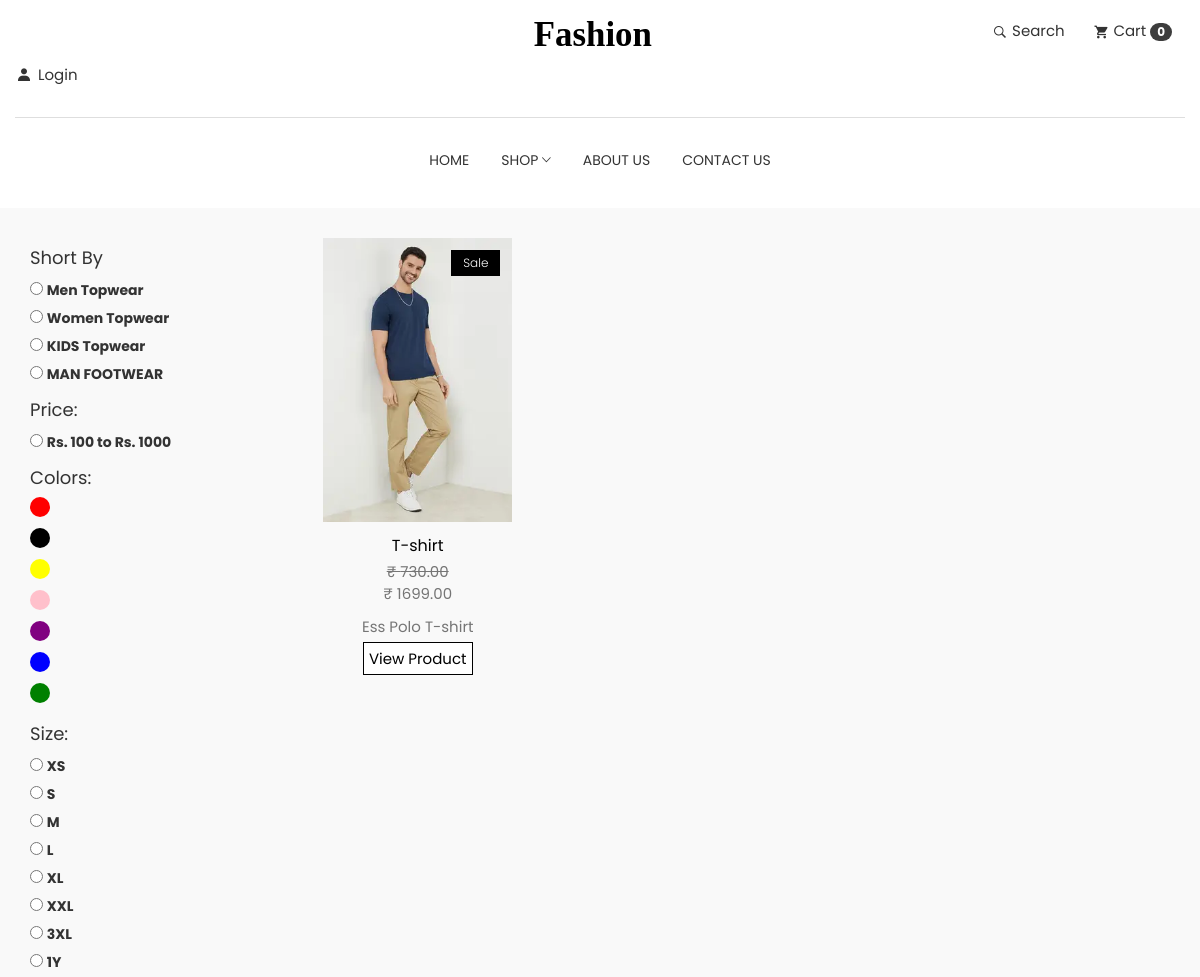
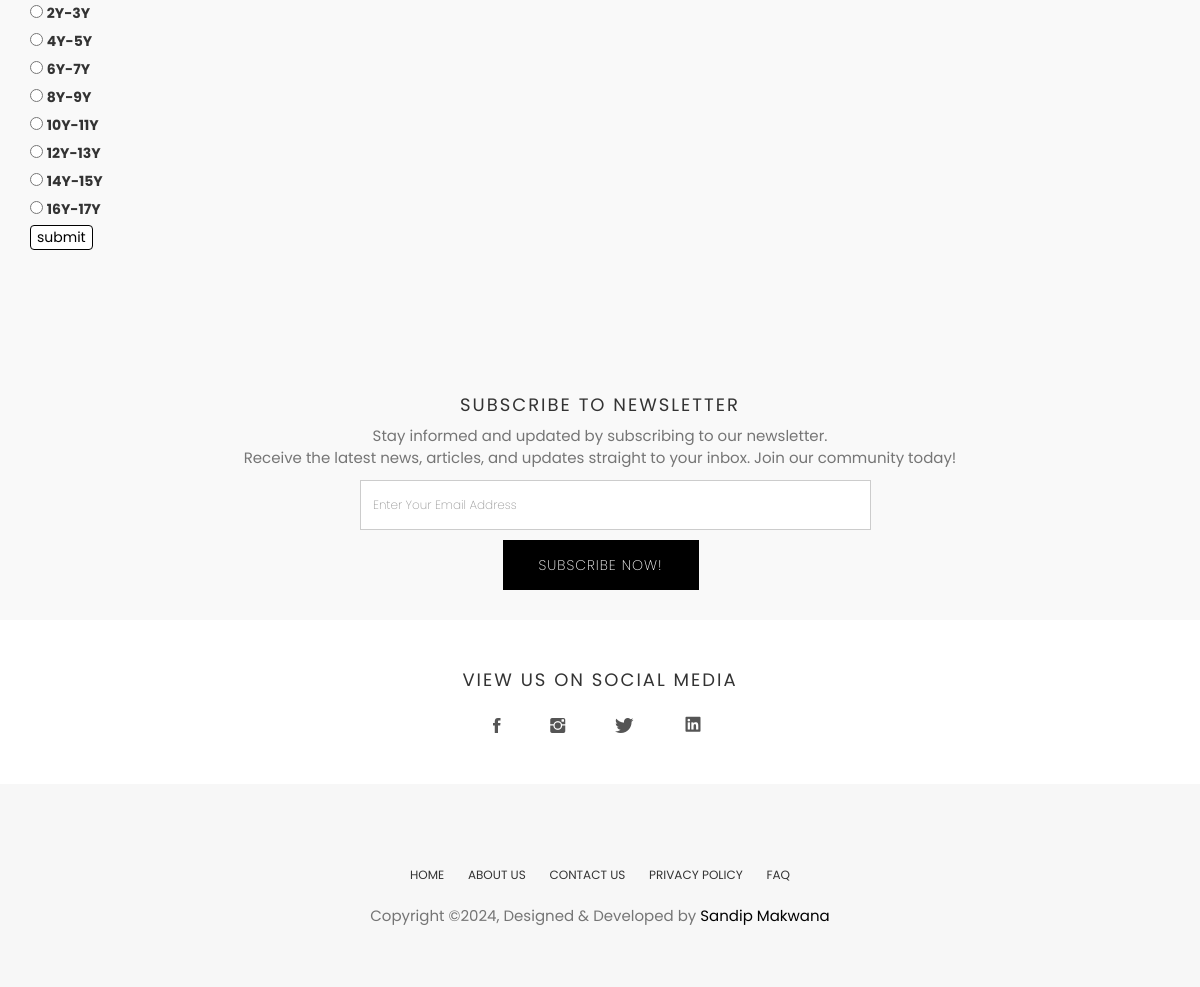
The app's page /category/MEN/Men Topwear with its own data (2 pictures, top to bottom).
### application/models.py (models this page shows, shortened)
class SubCategory(models.Model):
    name = models.CharField(max_length=50)
    main_category = models.ForeignKey(MainCategory, on_delete=models.CASCADE)

class PriceRange(models.Model):
    name = models.CharField(max_length=50)

class Color(models.Model):
    name = models.CharField(max_length=50)

class ProductSize(models.Model):
    name = models.CharField(max_length=50)

class Product(models.Model):
    maincategory = models.ForeignKey(MainCategory,on_delete=models.CASCADE)
    subcategory = models.ForeignKey(SubCategory,on_delete=models.CASCADE)
    name = models.CharField(max_length=100)
    price = models.DecimalField(decimal_places=2,max_digits=10)
    description = models.CharField(max_length=250,default='',blank=True,null=True)
    colors = models.ManyToManyField(Color, blank=True)
    size =  models.ManyToManyField(ProductSize,blank=True)
    pricerange = models.ForeignKey(PriceRange,on_delete=models.CASCADE, null=True)
    is_sale = models.BooleanField(default=False)
    sale_price = models.DecimalField(decimal_places=2,max_digits=10,default=0)
    image1 = models.ImageField(upload_to='Product/')
    image2 = models.ImageField(upload_to='Product/', default='')
    image3 = models.ImageField(upload_to='Product/', default='')
    image4 = models.ImageField(upload_to='Product/', default='')
    image5 = models.ImageField(upload_to='Product/', default='')
    image6 = models.ImageField(upload_to='Product/', default='')
    unique_identifier = models.CharField(max_length=100, unique=True, blank=True, null=True)

### application/views.py (the view)
# urls.py: path('category/<str:maincategory>/<str:name>',views.category,name='category'),
def category(request,name,maincategory):
    username=request.session.get('username')
    cart = Cart(request)
    cart_product = cart.get_prods()
    qunitites = cart.get_quants()
    totals = cart.cart_total()
    maincategory_list = MainCategory.objects.all()
    main_subcategory_dict = {}
    for main_category in maincategory_list:
        subcategories = SubCategory.objects.filter(main_category=main_category)
        main_subcategory_dict[main_category] = subcategories
    main_category = MainCategory.objects.get(name=maincategory)
    subcategory = SubCategory.objects.get(name=name, main_category=main_category)
    products = Product.objects.filter(maincategory=main_category, subcategory=subcategory)
    all_colors = Color.objects.all()
    all_pricerange = PriceRange.objects.all()
    all_subcategory = SubCategory.objects.all()
    all_size = ProductSize.objects.all()
    return render(request,'category.html',{"maincategory_list":maincategory_list,"main_subcategory_dict": main_subcategory_dict,"products": products,'all_colors':all_colors,'all_pricerange':all_pricerange,'all_subcategory':all_subcategory,'username':username,'noneuser':'User','all_size':all_size,'cart_product':cart_product,'qunitites':qunitites,'totals':totals})

### application/models.py (called while the page is built)
    def __str__(self):
        return self.name

### cart/cart.py (called while the page is built)
    def __len__(self):
        return len(self.cart)

    def get_prods(self):
        product_id = self.cart.keys()
        products = Product.objects.filter(id__in=product_id)
        for product in products:
            cart_item = self.cart.get(str(product.id))
            if cart_item:
                product.cart_quantity = cart_item['quantity']
                product.cart_size = cart_item.get('size', None)
                product.cart_color = cart_item.get('color', None)
        return products

    def get_quants(self):
        quantities = self.cart
        return quantities

### cart/context_processors.py (called while the page is built)
def cart(request):
    return {'cart' : Cart(request)}

### application/templates/category.html (shortened to what this page needs)
{% extends "base.html" %} {% block title %} E Commerce {% endblock title %}
{% block body %}
<section class="products section bg-gray">
  <div class="container">
    <div class="row">
      <div class="col-md-3">
        <div class="widget">
          <h4>Short By</h4>
          <form method="post" action="{% url 'filter' %}" id="filterForm">
            <div class="color-swatches">
              {% for subcategory  in all_subcategory %}
              <input
                class=""
                type="radio"
                id="subcategory_{{ subcategory.id }}"
                name="subcategory"
                value="{{ subcategory.name }}"
              />
              <label class="" for="subcategory_{{ subcategory.id }}">{{ subcategory.name }}</label><br />
              {% endfor %}
            </div>
            <div class="color-swatches">
              <h4>Price:</h4>
              {% for price_range in all_pricerange %}
              <input
                class=""
                type="radio"
                id="price_{{ price_range.id }}"
                name="price_range"
                value="{{ price_range.name }}"
              />
              <label class="" for="price_{{ price_range.id }}">{{ price_range.name }}</label><br />
              {% endfor %}
            </div>
            <div class="color-swatches">
              <h4>Colors:</h4>
              {% for i in all_colors %}
              <label
                class="block_goodColor__radio  {{i.name}}"
                for="{{ i.name }}"
              ></label
              ><br />
              {% endfor %}
            </div>
            <div class="color-swatches">
              <h4>Size:</h4>
              {% for i in all_size %}
              <input
                class=""
                type="radio"
                id="size_{{ i.id }}"
                name="size"
                value="{{ i.name }}"
              />
              <label class="" for="size_{{ i.id }}">{{ i.name }}</label><br />
              {% endfor %}
            </div>
            <button class='filterbtn' type="submit">submit</button>
          </form>
        </div>
      </div>
      <div class="col-md-9">
        <div class="row">
          {% if products %}
          {% for i in products %}
          {% if i.is_sale %}
          <div
            class="col-md-3 product_hight"
            data-aos="flip-right"
            data-aos-anchor-placement="top-center"
          >
            <div class="product-item">
              <div class="product-thumb">
                <span class="bage">Sale</span>
                <img
                  class="img-responsive"
                  src="{{i.image1.url}}"
                  alt="product-img"
                />
              </div>
              <div class="product-content">
                <h4><a href="product-single.html">{{i.name}}</a></h4>
                <p class="price">
                  <strike>&#8377; {{i.price}}</strike> <br />
                  &#8377; {{i.sale_price}}
                </p>
                <p>{{i.description}}</p>
                <p>
                  <a
                    style="
                      background-color: rgb(255, 255, 255);
                      color: rgb(0, 0, 0);
                      padding: 5px;
                      border: 1px solid black;
                    "
                    href="{% url 'productdetails' unique_identifier=i.unique_identifier %}"
                    >View Product</a
                  >
                </p>
              </div>
            </div>
          </div>
          {% endif %}
          {% endfor %}
          {% else %}
          <center>
              <h4>Product Not Found</h4>
          </center>
          {% endif %}
        </div>
      </div>
    </div>
  </div>
</section>
{% endblock body %}

### static/css/style.css (style rules this page uses)
body { line-height: 1.5; font-family: "Poppins", sans-serif; -webkit-font-smoothing: antialiased; }
p { font-family: "Poppins", sans-serif; color: #757575; font-size: 15px; }
h1, h2, h3, h4, h5, h6 { font-family: "Poppins", sans-serif; }
h1, h2, h3, h4, h5, h6 { font-weight: 400; }
a, a:focus, a:hover { text-decoration: none; outline: 0; color: #000; }
.bg-gray { background: #f9f9f9; }
.section { padding: 30px 0; }
.product-item { margin-bottom: 30px; }
.product-item .product-thumb { position: relative; }
.product-item .product-thumb img { width: 100%; height: auto; }
.product-item .product-thumb .bage { position: absolute; top: 12px; right: 12px; background: #000; color: #fff; font-size: 12px; padding: 4px 12px; font-weight: 300; display: inline-block; }
.product-item .product-thumb:before { transition: 0.3s all; opacity: 0; background: rgba(0, 0, 0, 0.6); content: ""; position: absolute; top: 0; right: 0; left: 0; bottom: 0; }
.product-item .product-content { text-align: center; }
.product-item .product-content h4 { font-size: 16px; font-weight: 400; margin-top: 15px; margin-bottom: 6px; }
.product-item .product-content h4 a { color: #000; }
.widget { margin-bottom: 30px; padding-bottom: 35px; }
.black { background-color: black; display: inline-block; width: 20px; height: 20px; border-radius: 50%; cursor: pointer; margin-right: 5px; }
.red { background-color: red; display: inline-block; width: 20px; height: 20px; border-radius: 50%; cursor: pointer; margin-right: 5px; }
.yellow { background-color: yellow; display: inline-block; width: 20px; height: 20px; border-radius: 50%; cursor: pointer; margin-right: 5px; }
.pink { background-color: pink; display: inline-block; width: 20px; height: 20px; border-radius: 50%; cursor: pointer; margin-right: 5px; }
.purple { background-color: purple; display: inline-block; width: 20px; height: 20px; border-radius: 50%; cursor: pointer; margin-right: 5px; }
.blue { background-color: blue; display: inline-block; width: 20px; height: 20px; border-radius: 50%; cursor: pointer; margin-right: 5px; }
.green { background-color: green; display: inline-block; width: 20px; height: 20px; border-radius: 50%; cursor: pointer; margin-right: 5px; }
.product_hight { height: 650px; overflow: auto; }
.product_hight p { word-wrap: break-word; }
.filterbtn { background-color: white; color: black; border: 1px solid; border-radius: 4px ; }

### records on screen
SubCategory: name "Men Topwear"
SubCategory: name "Women Topwear"
SubCategory: name "KIDS Topwear"
SubCategory: name "MAN FOOTWEAR"
PriceRange: name "Rs. 100 to Rs. 1000"
ProductSize: name "XS"
ProductSize: name "S"
ProductSize: name "M"
ProductSize: name "L"
ProductSize: name "XL"
ProductSize: name "XXL"
ProductSize: name "3XL"
ProductSize: name "1Y"
ProductSize: name "2Y-3Y"
ProductSize: name "4Y-5Y"
ProductSize: name "6Y-7Y"
ProductSize: name "8Y-9Y"
ProductSize: name "10Y-11Y"
ProductSize: name "12Y-13Y"
ProductSize: name "14Y-15Y"
ProductSize: name "16Y-17Y"
Product: image1 (picture), name "T-shirt", price "730.00", sale_price "1699.00", description "Ess Polo T-shirt"

### other values on screen
{{ cart|length }} "0"
